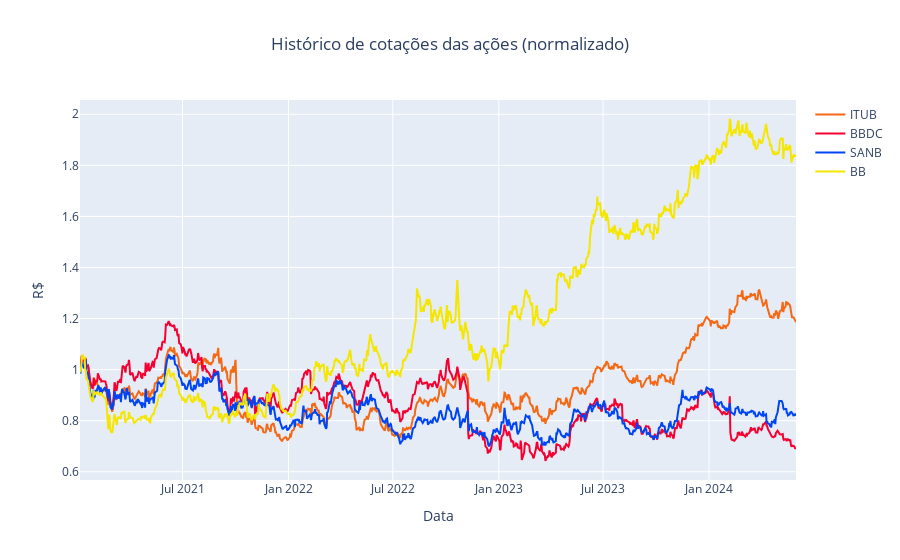

Notebook code cell kept with this figure:
### Code cell
# Criando gráfico das cotações normalizadas
figura = px.line(title = 'Histórico de cotações das ações (normalizado)')

for i, coluna in enumerate(df.columns):
    figura.add_scatter(x=df_normalizado.index, y=df_normalizado[coluna], name=coluna, line=dict(color=cores[i]))


figura.update_layout(
    xaxis_title='Data',
    yaxis_title='R$',
    title_x=0.5
)

figura.show()

### Figure 1 — Plotly figure (JSON) as saved in the notebook; plotly's stock layout.template omitted (floating-point values rounded to 4 significant figures; data arrays with more than 128 entries replaced by an {"elided": "..."} marker saying what was removed)
{"data": [{"hovertemplate": "<extra></extra>", "legendgroup": "", "line": {"color": "#636efa", "dash": "solid"}, "marker": {"symbol": "circle"}, "mode": "lines", "name": "", "orientation": "v", "showlegend": false, "type": "scatter", "xaxis": "x", "yaxis": "y"}, {"line": {"color": "#F56814"}, "name": "ITUB", "type": "scatter", "x": {"elided": "849 str values"}, "y": {"elided": "849 float values"}}, {"line": {"color": "#F50031"}, "name": "BBDC", "type": "scatter", "x": {"elided": "849 str values"}, "y": {"elided": "849 float values"}}, {"line": {"color": "#0045F5"}, "name": "SANB", "type": "scatter", "x": {"elided": "849 str values"}, "y": {"elided": "849 float values"}}, {"line": {"color": "#F5E600"}, "name": "BB", "type": "scatter", "x": {"elided": "849 str values"}, "y": {"elided": "849 float values"}}], "layout": {"legend": {"tracegroupgap": 0}, "title": {"text": "Histórico de cotações das ações (normalizado)", "x": 0.5}, "xaxis": {"anchor": "y", "domain": [0, 1], "title": {"text": "Data"}}, "yaxis": {"anchor": "x", "domain": [0, 1], "title": {"text": "R$"}}}}
